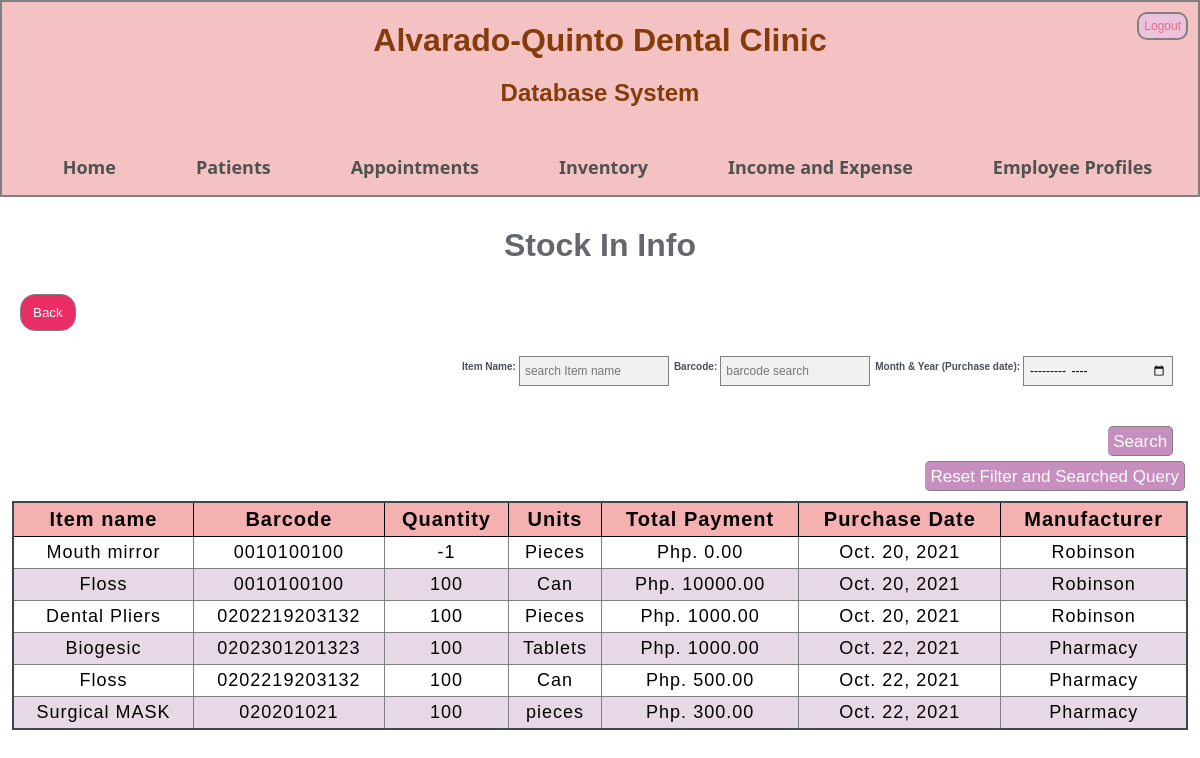
Page /view_stockin_expense_search on the committed database.
### profiling/models.py (models this page shows, shortened)
class stock_in(models.Model):  #NON PERISHABLE
    item_id = models.ForeignKey(item_inventory, on_delete=models.CASCADE, null = True, blank = True)
    item_name = models.CharField(max_length = 200, default = 'None')
    quantity_added = models.IntegerField(default = 0)
    units = models.CharField(max_length = 200)
    total_payment = models.DecimalField(max_digits = 10, decimal_places = 2, null = True, blank = True)
    purchase_date = models.DateField(auto_now=False, auto_now_add =False, null = True, blank = True)
    manufacturer = models.CharField(max_length = 200, null = True, blank = True)

class item_inventory(models.Model):
    barcode = models.CharField(max_length = 100, default = "00000000")
    itemname = models.CharField(max_length = 200)
    itemcategory = models.CharField(max_length = 200)
    location = models.CharField(max_length = 200)
    item_fee = models.DecimalField(max_digits = 10, decimal_places = 2, default = 0)
    quantity = models.IntegerField(default = 0)
    units = models.CharField(max_length = 200)
    expiry_date = models.DateField(auto_now=False, auto_now_add =False, null = True, blank = True)
    expiry_status = models.CharField(max_length = 200, default = 'Good for usage')

### profiling/views.py (the view)
# urls.py: path('view_stockin_expense_search' , prof_views.view_stockin_expense_search, name='view_stockin_expense_search'),
def view_stockin_expense_search(request):
    stockin_data = stock_in.objects.all()
    listid = []
    if request.method=='POST':
        form = searchForm(request.POST or None)
        if form.is_valid():
            name = form.cleaned_data['name']
            date = form.cleaned_data['date']
            code = form.cleaned_data['code']
            if name =="" and date =="" and code =="":
                return redirect('view_stockin_expense')
            elif name != "":
                stockin_data = stockin_data.filter(item_name__contains = name)
                if date != "":
                    stockin_data = stockin_data.filter(purchase_date__contains = date)
                    if code != "":
                        items = item_inventory.objects.filter(barcode__contains = code)
                        for i in items:
                            listid.append(i.id)
                        stockin_data = stockin_data.filter(item_id__in = listid)
                        context = {'stockin_data' : stockin_data}
                    else:
                        context = {'stockin_data' : stockin_data}
                elif code != "":
                    items = item_inventory.objects.filter(barcode__contains = code)
                    for i in items:
                        listid.append(i.id)
                    stockin_data = stockin_data.filter(item_id__in = listid)
                    context = {'stockin_data' : stockin_data}
                else:
                    context = {'stockin_data' : stockin_data}
            elif date != "":
                stockin_data = stockin_data.filter(purchase_date__contains = date)
                if code != "":
                    items = item_inventory.objects.filter(barcode__contains = code)
                    for i in items:
                        listid.append(i.id)
                    stockin_data = stockin_data.filter(item_id__in = listid)
                    context = {'stockin_data' : stockin_data}
                else:
                    context = {'stockin_data' : stockin_data}
            elif code != "":
                    items = item_inventory.objects.filter(barcode__contains = code)
                    for i in items:
                        listid.append(i.id)
                    stockin_data = stockin_data.filter(item_id__in = listid)
                    context = {'stockin_data' : stockin_data}
            else:
                context = {'stockin_data' : stockin_data}
            return render(request,'view_stockin_expense_search.html', context)
        else:
            context = {'stockin_data' : stockin_data}
            return render(request,'view_stockin_expense_search.html', context)
    else:
        context = {'stockin_data' : stockin_data}
        return render(request,'view_stockin_expense_search.html', context)

### templates/view_stockin_expense_search.html (shortened to what this page needs)
{% extends 'base.html' %}
{% block content %}
<h1 class="page_header"> Stock In Info </h1>
<p class="patient_add_form">
	<a style="color: #ffffff" href="{% url 'expense_options' %}"><button class="back_button" type="submit">Back</button></a></p>
	<form class="search_form"method = POST action ="{% url 'view_stockin_expense_search' %}">
	  <div class="search_con">
		<p><label>Month & Year (Purchase date): </label><input type='month' name = 'date' aria-label ='search'>
		<p><label>Barcode:</label><input type='search' placeholder='barcode search 'name = 'code' aria-label ='search'></p>
		<p><label>Item Name: </label><input type='search' placeholder="search Item name" name = 'name'aria-label ='search'></p>
	  </div>
	  <div class="search_con"></div>
	  <div class="search_con">
	  	<p><button type='submit'>Search</button></p>
	  </div>
	</form>
	<p class="search_form search_con"><a href="{% url 'view_stockin_expense' %}"><button type='submit'>Reset Filter and Searched Query</button></a></p>
	{% if stockin_data %}
	<table class ='table_form'>
	<thead>
		<tr class="tr_form">
			<th class="th_form"><a style="color: #000000" href="{% url 'view_stockin_expense_filter' stockin_data 'item_name' %}">Item name</a></th>
			<th class="th_form">Barcode</a></th>
			<th class="th_form"><a style="color: #000000" href="{% url 'view_stockin_expense_filter' stockin_data 'quantity_added' %}">Quantity</th>
			<th class="th_form"><a style="color: #000000" href="{% url 'view_stockin_expense_filter' stockin_data 'units' %}">Units</th>
			<th class="th_form"><a style="color: #000000" href="{% url 'view_stockin_expense_filter' stockin_data 'total_payment' %}">Total Payment</th>
			<th class="th_form"><a style="color: #000000" href="{% url 'view_stockin_expense_filter' stockin_data 'purchase_date' %}">Purchase Date</th>
			<th class="th_form"><a style="color: #000000" href="{% url 'view_stockin_expense_filter' stockin_data 'manufacturer' %}">Manufacturer</th>
		</tr>
	</thead>
	<tbody>
		{% for things in stockin_data %}
		<tr class="tr_form">
			<td class="td_form" data-label="Item name">{{ things.item_name }}</td>
			<td class="td_form" data-label="Barcode">{{ things.item_id.barcode }}</td>
			<td class="td_form" data-label="Quantity">{{ things.quantity_added }}</td>
			<td class="td_form" data-label="Units">{{ things.units }}</td>
			<td class="td_form" data-label="Total Payment">Php. {{ things.total_payment }}</td>
			<td class="td_form" data-label="Purchase Date">{{ things.purchase_date }}</td>
			<td class="td_form" data-label="Manufacturer">{{ things.manufacturer }}</td>
		</tr>
	{% endfor %}
	</tbody>
	</table>
	{% else %}
	<br></br>
	<center class ='messages'>Search not found</center>
	{% endif %}
{% endblock %}

### static/css/styles.css (style rules this page uses)
* { margin: 0; padding: 0; font-family: sans-serif; box-sizing: border-box; }
a, a:visited { text-decoration: none; }
.page_header { color: #64686e; text-align: center; margin: 5px auto 10px auto; padding-top: 25px; }
.search_con label { font-size: 32px; color: red; }
.patient_add_form { border-radius: 5px; background-color: white; padding: 20px; position: relative; }
.search_con { margin: 0px auto; width: 98%; justify-content: space-between; height: 35px; padding: 5px; }
.search_form { margin-right: 10px; justify-content: space-around; }
.search_form p { float: right; }
.search_form label { color: #4b4f57; margin-right: 3px; margin-left: 5px; padding-top: 10px; font-weight: bold; font-size: 10px; }
.search_form input[type="search"], input[type="month"] { float: right; padding: 5px; font-size: 12px; border: 1px solid grey; background: #f1f1f1; height: 30px; width: 150px; }
.search_form button[type="submit"] { font-size: 10px; padding: 5px; background: #c78fbf; color: white; font-size: 17px; border: 1px solid grey; border-left: none; cursor: pointer; float: right; border-radius: 0; height: 30px; margin-left: 5px; margin-bottom: 5px; border-radius: 5px; }
button { padding: 10px 12px; cursor: pointer; border: 1px solid grey; border-radius: 15px; }
.back_button { background-color: #eb2d66; color: white; }
.table_form { width: 98%; margin: 10px auto 20px auto; border-collapse: collapse; border: 2px solid #3f4754; letter-spacing: 1px; }
.th_form, .th_form2 { background-color: #f5b0b0; padding: 5px; font-weight: bold; font-size: 20px; border: 1px solid black; }
.td_form, .td_form2 { text-align: center; padding: 5px; font-size: 18px; border: 1px solid grey; }
.tr_form, .tr_form2 { background-color: white; }
.tr_form:nth-child(even), .tr_form2:nth-child(even) { background-color: #e6d8e4; }
a { color: #17a2b8; }

### rows in the picture
stock_in: item_name "Mouth mirror", item_id.barcode "0010100100", quantity_added "-1", units "Pieces", total_payment "0.00", purchase_date "Oct. 20, 2021", manufacturer "Robinson"
stock_in: item_name "Floss", item_id.barcode "0010100100", quantity_added "100", units "Can", total_payment "10000.00", purchase_date "Oct. 20, 2021", manufacturer "Robinson"
stock_in: item_name "Dental Pliers", item_id.barcode "0202219203132", quantity_added "100", units "Pieces", total_payment "1000.00", purchase_date "Oct. 20, 2021", manufacturer "Robinson"
stock_in: item_name "Biogesic", item_id.barcode "0202301201323", quantity_added "100", units "Tablets", total_payment "1000.00", purchase_date "Oct. 22, 2021", manufacturer "Pharmacy"
stock_in: item_name "Floss", item_id.barcode "0202219203132", quantity_added "100", units "Can", total_payment "500.00", purchase_date "Oct. 22, 2021", manufacturer "Pharmacy"
stock_in: item_name "Surgical MASK", item_id.barcode "020201021", quantity_added "100", units "pieces", total_payment "300.00", purchase_date "Oct. 22, 2021", manufacturer "Pharmacy"
